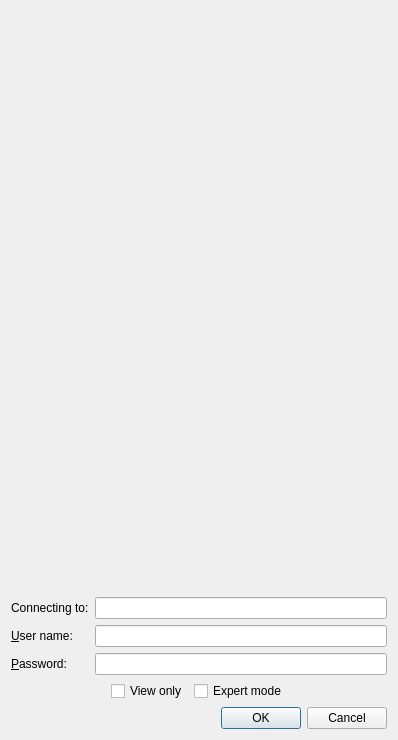
<?xml version="1.0" encoding="UTF-8"?>
<ui version="4.0">
 <class>AuthDialog</class>
 <widget class="QDialog" name="AuthDialog">
  <property name="geometry">
   <rect>
    <x>0</x>
    <y>0</y>
    <width>398</width>
    <height>740</height>
   </rect>
  </property>
  <property name="sizePolicy">
   <sizepolicy hsizetype="Expanding" vsizetype="Expanding">
    <horstretch>0</horstretch>
    <verstretch>0</verstretch>
   </sizepolicy>
  </property>
  <property name="windowTitle">
   <string>Authenticate</string>
  </property>
  <property name="sizeGripEnabled">
   <bool>false</bool>
  </property>
  <property name="modal">
   <bool>true</bool>
  </property>
  <layout class="QVBoxLayout" name="verticalLayout">
   <item>
    <widget class="QWidget" name="widget" native="true">
     <property name="minimumSize">
      <size>
       <width>0</width>
       <height>0</height>
      </size>
     </property>
     <layout class="QHBoxLayout" name="horizontalLayout" stretch="121,186">
      <item>
       <widget class="QLabel" name="logoLabel">
        <property name="sizePolicy">
         <sizepolicy hsizetype="Preferred" vsizetype="Preferred">
          <horstretch>0</horstretch>
          <verstretch>0</verstretch>
         </sizepolicy>
        </property>
        <property name="minimumSize">
         <size>
          <width>132</width>
          <height>80</height>
         </size>
        </property>
        <property name="maximumSize">
         <size>
          <width>132</width>
          <height>80</height>
         </size>
        </property>
        <property name="text">
         <string/>
        </property>
        <property name="pixmap">
         <pixmap>../../../../resources/mlz-logo-auth.svg</pixmap>
        </property>
        <property name="scaledContents">
         <bool>true</bool>
        </property>
        <property name="alignment">
         <set>Qt::AlignRight|Qt::AlignTrailing|Qt::AlignVCenter</set>
        </property>
       </widget>
      </item>
      <item>
       <widget class="QLabel" name="nicosLabel">
        <property name="sizePolicy">
         <sizepolicy hsizetype="MinimumExpanding" vsizetype="MinimumExpanding">
          <horstretch>0</horstretch>
          <verstretch>0</verstretch>
         </sizepolicy>
        </property>
        <property name="minimumSize">
         <size>
          <width>208</width>
          <height>80</height>
         </size>
        </property>
        <property name="maximumSize">
         <size>
          <width>208</width>
          <height>80</height>
         </size>
        </property>
        <property name="text">
         <string/>
        </property>
        <property name="pixmap">
         <pixmap resource="../../../../resources/nicos-gui.qrc">:/nicos-logo</pixmap>
        </property>
        <property name="scaledContents">
         <bool>true</bool>
        </property>
       </widget>
      </item>
     </layout>
    </widget>
   </item>
   <item>
    <layout class="QGridLayout" name="gridLayout">
     <item row="2" column="0">
      <widget class="QLabel" name="lblPassword">
       <property name="text">
        <string>&amp;Password:</string>
       </property>
       <property name="buddy">
        <cstring>txtPassword</cstring>
       </property>
      </widget>
     </item>
     <item row="1" column="1">
      <widget class="QLineEdit" name="userName">
       <property name="font">
        <font>
         <bold>true</bold>
        </font>
       </property>
      </widget>
     </item>
     <item row="2" column="1">
      <widget class="QLineEdit" name="txtPassword">
       <property name="inputMask">
        <string/>
       </property>
       <property name="text">
        <string/>
       </property>
       <property name="echoMode">
        <enum>QLineEdit::Password</enum>
       </property>
      </widget>
     </item>
     <item row="1" column="0">
      <widget class="QLabel" name="label">
       <property name="text">
        <string>&amp;User name:</string>
       </property>
       <property name="buddy">
        <cstring>userName</cstring>
       </property>
      </widget>
     </item>
     <item row="0" column="0">
      <widget class="QLabel" name="lblConnectingTo">
       <property name="text">
        <string>Connecting to:</string>
       </property>
      </widget>
     </item>
     <item row="0" column="1">
      <widget class="QLineEdit" name="txtServer"/>
     </item>
    </layout>
   </item>
   <item>
    <layout class="QHBoxLayout" name="horizontalLayout">
     <item>
      <spacer name="horizontalSpacer_2">
       <property name="orientation">
        <enum>Qt::Horizontal</enum>
       </property>
       <property name="sizeHint" stdset="0">
        <size>
         <width>40</width>
         <height>20</height>
        </size>
       </property>
      </spacer>
     </item>
     <item>
      <widget class="QCheckBox" name="viewonly">
       <property name="text">
        <string>View only</string>
       </property>
      </widget>
     </item>
     <item>
      <widget class="QCheckBox" name="expertmode">
       <property name="text">
        <string>Expert mode</string>
       </property>
      </widget>
     </item>
     <item>
      <spacer name="horizontalSpacer_3">
       <property name="orientation">
        <enum>Qt::Horizontal</enum>
       </property>
       <property name="sizeHint" stdset="0">
        <size>
         <width>40</width>
         <height>20</height>
        </size>
       </property>
      </spacer>
     </item>
    </layout>
   </item>
   <item>
    <widget class="QDialogButtonBox" name="buttonBox">
     <property name="orientation">
      <enum>Qt::Horizontal</enum>
     </property>
     <property name="standardButtons">
      <set>QDialogButtonBox::Cancel|QDialogButtonBox::Ok</set>
     </property>
    </widget>
   </item>
  </layout>
 </widget>
 <tabstops>
  <tabstop>expertmode</tabstop>
  <tabstop>buttonBox</tabstop>
 </tabstops>
 <resources>
  <include location="../../../../resources/nicos-gui.qrc"/>
 </resources>
 <connections>
  <connection>
   <sender>txtPassword</sender>
   <signal>returnPressed()</signal>
   <receiver>AuthDialog</receiver>
   <slot>accept()</slot>
   <hints>
    <hint type="sourcelabel">
     <x>229</x>
     <y>183</y>
    </hint>
    <hint type="destinationlabel">
     <x>166</x>
     <y>76</y>
    </hint>
   </hints>
  </connection>
  <connection>
   <sender>userName</sender>
   <signal>returnPressed()</signal>
   <receiver>AuthDialog</receiver>
   <slot>accept()</slot>
   <hints>
    <hint type="sourcelabel">
     <x>268</x>
     <y>154</y>
    </hint>
    <hint type="destinationlabel">
     <x>72</x>
     <y>76</y>
    </hint>
   </hints>
  </connection>
  <connection>
   <sender>buttonBox</sender>
   <signal>accepted()</signal>
   <receiver>AuthDialog</receiver>
   <slot>accept()</slot>
   <hints>
    <hint type="sourcelabel">
     <x>168</x>
     <y>266</y>
    </hint>
    <hint type="destinationlabel">
     <x>162</x>
     <y>63</y>
    </hint>
   </hints>
  </connection>
  <connection>
   <sender>buttonBox</sender>
   <signal>rejected()</signal>
   <receiver>AuthDialog</receiver>
   <slot>reject()</slot>
   <hints>
    <hint type="sourcelabel">
     <x>168</x>
     <y>266</y>
    </hint>
    <hint type="destinationlabel">
     <x>162</x>
     <y>63</y>
    </hint>
   </hints>
  </connection>
 </connections>
</ui>
